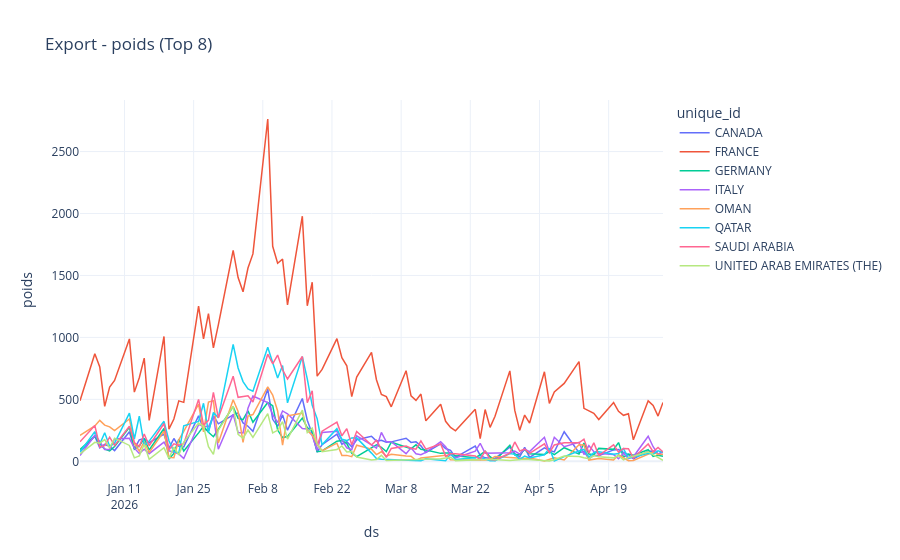
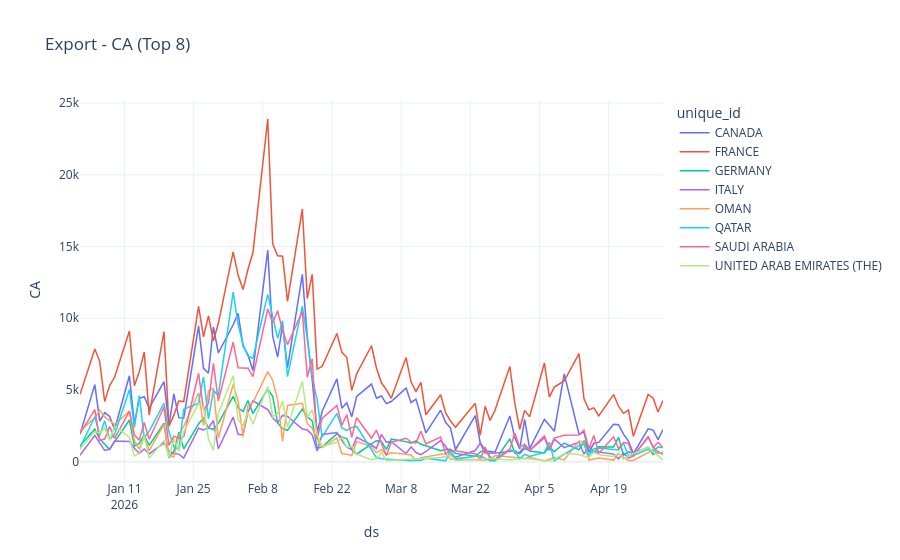
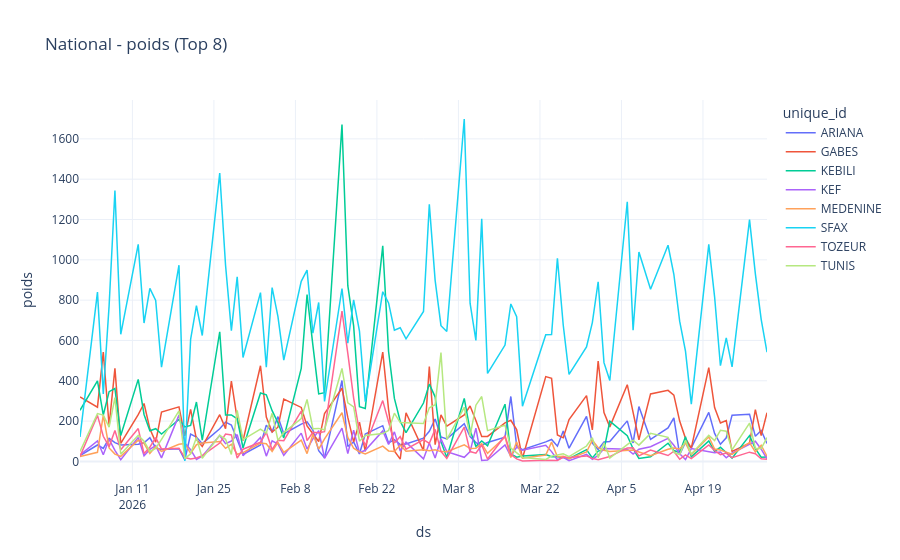
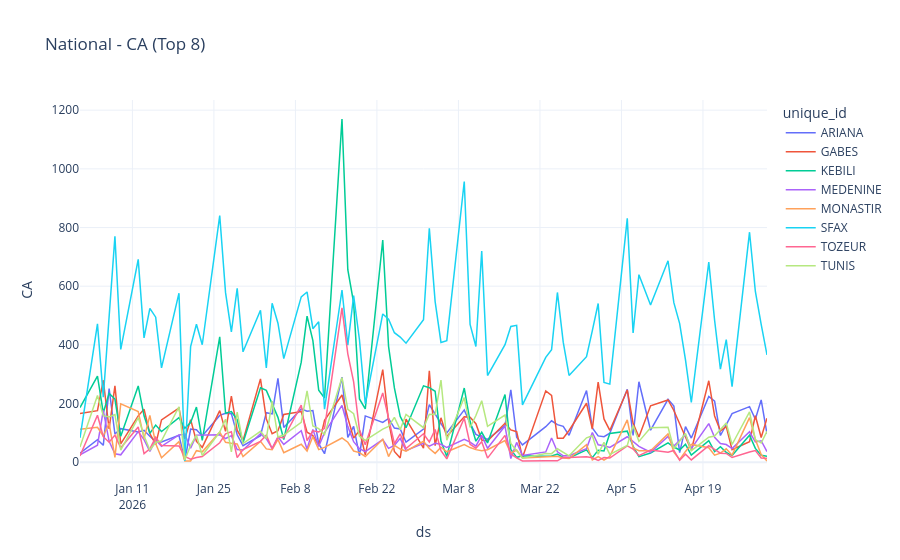

Source (notebook cell) for these figures, in order:
### Markdown cell above
---
## Partie 3 — Analyse Exploratoire (EDA)

### Code cell
def plot_aggregated(df, targets, dataset_name):
    total = df.groupby('ds')[targets].sum().reset_index()
    fig, axes = plt.subplots(1, len(targets), figsize=(14, 4))
    if len(targets) == 1: axes = [axes]
    for ax, col in zip(axes, targets):
        ax.plot(total['ds'], total[col], lw=1.5)
        ax.set_title(f'{dataset_name} - Total {col}')
        ax.xaxis.set_major_formatter(mdates.DateFormatter('%Y-%m'))
        ax.tick_params(axis='x', rotation=45)
        ax.yaxis.set_major_formatter(mticker.FuncFormatter(lambda x,_: f'{x:,.0f}'))
    plt.tight_layout(); plt.show()

def plot_top_series(df, target, dataset_name, top_n=8):
    if target not in df.columns: return
    top_ids = df.groupby('unique_id')[target].sum().nlargest(top_n).index.tolist()
    subset  = df[df['unique_id'].isin(top_ids)]
    fig = px.line(subset, x='ds', y=target, color='unique_id',
                  title=f'{dataset_name} - {target} (Top {top_n})',
                  template='plotly_white')
    fig.update_traces(line=dict(width=1.5))
    fig.show()

def seasonality_heatmap(df, target, dataset_name):
    if target not in df.columns: return
    total = df.groupby('ds')[target].sum().reset_index()
    total['year']  = total['ds'].dt.year
    total['month'] = total['ds'].dt.month

    # Aggregate to monthly totals first (daily data has many rows per month)
    monthly = total.groupby(['year', 'month'])[target].sum().reset_index()
    pivot = monthly.pivot(index='year', columns='month', values=target)
    month_labels = ['Jan','Fev','Mar','Avr','Mai','Jun','Jul','Aou','Sep','Oct','Nov','Dec']
    pivot.columns = [month_labels[c-1] for c in pivot.columns]

    fig, (ax1, ax2) = plt.subplots(1, 2, figsize=(16, 4))
    sns.heatmap(pivot, annot=True, fmt='.0f', cmap='YlOrRd', ax=ax1)
    ax1.set_title(f'{dataset_name} - {target} : Annee x Mois')

    monthly_avg   = monthly.groupby('month')[target].mean()
    present_labels = [month_labels[m-1] for m in monthly_avg.index]
    ax2.bar(present_labels, monthly_avg.values,
            color=sns.color_palette('husl', len(present_labels)))
    ax2.set_title(f'{dataset_name} - {target} moyen par mois')
    ax2.yaxis.set_major_formatter(mticker.FuncFormatter(lambda x,_: f'{x:,.0f}'))
    plt.tight_layout(); plt.show()

for ds_name, df_ds in [('Export', df_export), ('National', df_national), ('Import', df_import)]:
    tgts = [c for c in ['poids', 'CA'] if c in df_ds.columns]
    plot_aggregated(df_ds, tgts, ds_name)
    for t in tgts:
        plot_top_series(df_ds, t, ds_name)
        seasonality_heatmap(df_ds, t, ds_name)
